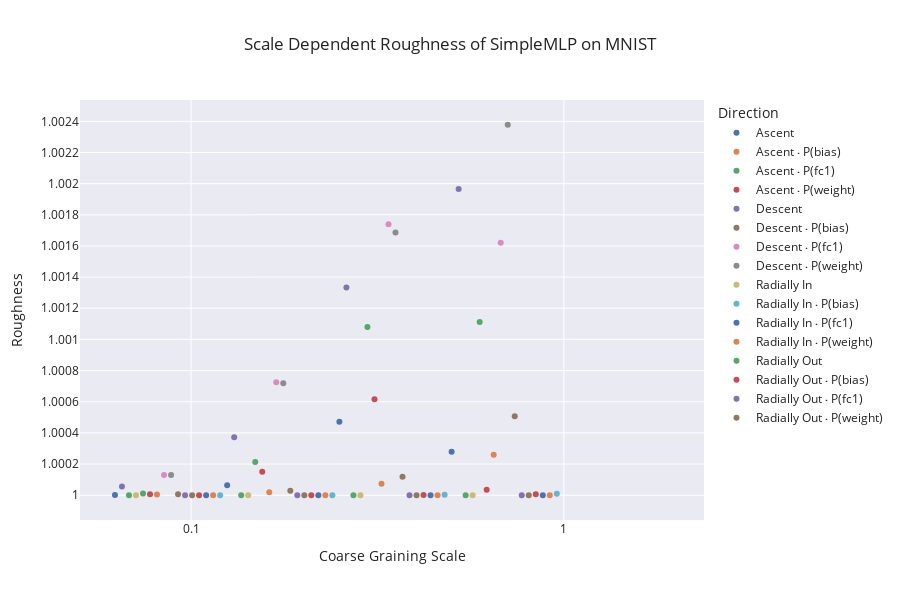

The notebook cell saved with this chart:
### Code cell
# new nomenclature: grit := scale dependent roughness

# Create a Plotly figure
fig = go.Figure()

# Plotting roughness for each direction using grouped data
for direction, data in df.groupby(level='Direction'):
    fig.add_trace(go.Scatter(
        x=data.index.get_level_values('Distance'),
        y=data['Roughness'],
        mode='markers',
        name=direction
    ))

# Set axis labels, title, and configure log scale on x-axis
fig.update_layout(
    title=f'Scale Dependent Roughness of {center_model.__class__.__name__} on {dataset.__class__.__name__}',
    xaxis={
        'title': 'Coarse Graining Scale',
        'type': 'log',
        'dtick': 1,  # Tick every power of ten
    },
    yaxis ={
        'title': 'Roughness',
        'type': 'log',
    },
    legend_title='Direction',
    template='seaborn',
    height=600
)

# Display the figure
fig.show()

### Figure 1 — Plotly figure (JSON) as saved in the notebook; plotly's stock layout.template omitted (floating-point values rounded to 4 significant figures)
{"data": [{"mode": "markers", "name": "Ascent", "type": "scatter", "x": [0, 0.0625, 0.125, 0.25, 0.5, 1], "y": [null, 1.0, 1.0, 1.0, 1.0, null]}, {"mode": "markers", "name": "Ascent ⋅ P(bias)", "type": "scatter", "x": [0, 0.08105, 0.1621, 0.3242, 0.6484, 1.297], "y": [null, 1.0, 1.0, 1.0, 1.0, null]}, {"mode": "markers", "name": "Ascent ⋅ P(fc1)", "type": "scatter", "x": [0, 0.07433, 0.1487, 0.2973, 0.5946, 1.189], "y": [null, 1.0, 1.0, 1.001, 1.001, null]}, {"mode": "markers", "name": "Ascent ⋅ P(weight)", "type": "scatter", "x": [0, 0.07762, 0.1552, 0.3105, 0.6209, 1.242], "y": [null, 1.0, 1.0, 1.001, 1.0, null]}, {"mode": "markers", "name": "Descent", "type": "scatter", "x": [0, 0.06527, 0.1305, 0.2611, 0.5221, 1.044], "y": [null, 1.0, 1.0, 1.001, 1.002, null]}, {"mode": "markers", "name": "Descent ⋅ P(bias)", "type": "scatter", "x": [0, 0.0923, 0.1846, 0.3692, 0.7384, 1.477], "y": [null, 1.0, 1.0, 1.0, 1.001, null]}, {"mode": "markers", "name": "Descent ⋅ P(fc1)", "type": "scatter", "x": [0, 0.08464, 0.1693, 0.3386, 0.6771, 1.354], "y": [null, 1.0, 1.001, 1.002, 1.002, null]}, {"mode": "markers", "name": "Descent ⋅ P(weight)", "type": "scatter", "x": [0, 0.08839, 0.1768, 0.3536, 0.7071, 1.414], "y": [null, 1.0, 1.001, 1.002, 1.002, null]}, {"mode": "markers", "name": "Radially In", "type": "scatter", "x": [0, 0.07117, 0.1423, 0.2847, 0.5694, 1.139], "y": [null, 1.0, 1.0, 1.0, 1.0, null]}, {"mode": "markers", "name": "Radially In ⋅ P(bias)", "type": "scatter", "x": [0, 0.1197, 0.2394, 0.4788, 0.9576, 1.915], "y": [null, 1.0, 1.0, 1.0, 1.0, null]}, {"mode": "markers", "name": "Radially In ⋅ P(fc1)", "type": "scatter", "x": [0, 0.1098, 0.2195, 0.4391, 0.8781, 1.756], "y": [null, 1.0, 1.0, 1.0, 1.0, null]}, {"mode": "markers", "name": "Radially In ⋅ P(weight)", "type": "scatter", "x": [0, 0.1146, 0.2293, 0.4585, 0.917, 1.834], "y": [null, 1.0, 1.0, 1.0, 1.0, null]}, {"mode": "markers", "name": "Radially Out", "type": "scatter", "x": [0, 0.06816, 0.1363, 0.2726, 0.5453, 1.091], "y": [null, 1.0, 1.0, 1.0, 1.0, null]}, {"mode": "markers", "name": "Radially Out ⋅ P(bias)", "type": "scatter", "x": [0, 0.1051, 0.2102, 0.4204, 0.8409, 1.682], "y": [null, 1.0, 1.0, 1.0, 1.0, null]}, {"mode": "markers", "name": "Radially Out ⋅ P(fc1)", "type": "scatter", "x": [0, 0.09639, 0.1928, 0.3856, 0.7711, 1.542], "y": [null, 1.0, 1.0, 1.0, 1.0, null]}, {"mode": "markers", "name": "Radially Out ⋅ P(weight)", "type": "scatter", "x": [0, 0.1007, 0.2013, 0.4026, 0.8052, 1.61], "y": [null, 1.0, 1.0, 1.0, 1.0, null]}], "layout": {"height": 600, "legend": {"title": {"text": "Direction"}}, "title": {"text": "Scale Dependent Roughness of SimpleMLP on MNIST"}, "xaxis": {"dtick": 1, "title": {"text": "Coarse Graining Scale"}, "type": "log"}, "yaxis": {"title": {"text": "Roughness"}, "type": "log"}}}
